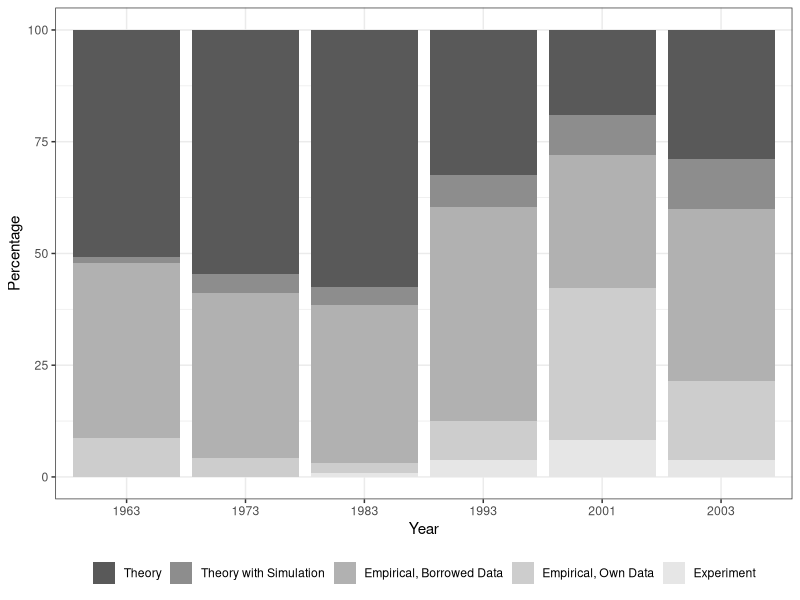
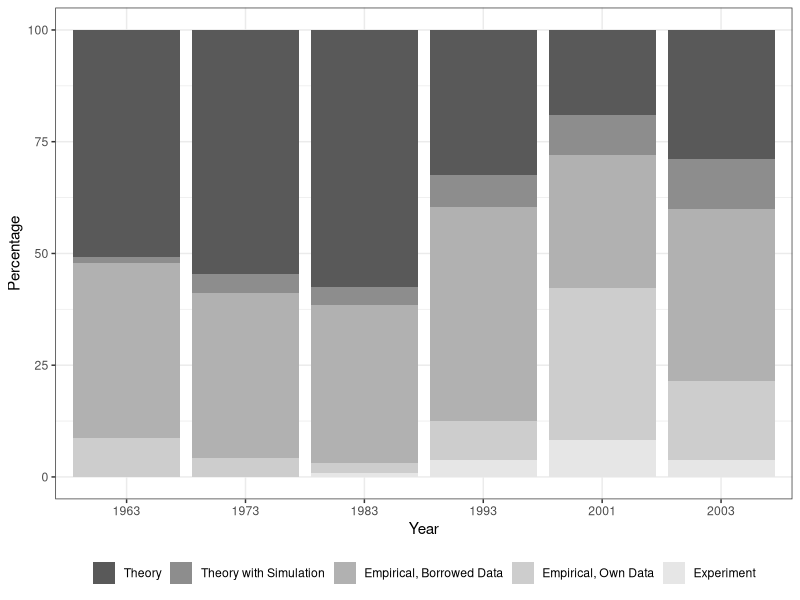

Generate these figures, in order, with R:
## ---- chunk 1
library(dplyr)
dados <- as.data.frame(read.csv("dados_proportionpapers.csv",header = TRUE))
dados$Year <-factor(dados$Year)
dados
colnames(dados)[3:5] <- c("Theory with Simulation","Empirical, Borrowed Data","Empirical, Own Data")
## ---- chunk 2
library(ggplot2)
library(reshape2)
theme_set(theme_bw())
dados <- melt(dados,id.var="Year")
plot <- ggplot() + geom_bar(aes(y = value, x = Year, fill=variable), data = dados,
                           stat="identity")

plot <- plot + theme(legend.position="bottom", legend.direction="horizontal",
                   legend.title = element_blank()) + labs(y="Percentage")

plot <- plot + scale_fill_grey(start=0.35,end=0.9)
plot
ggsave("proportion.png", width = 7,height = 5)
